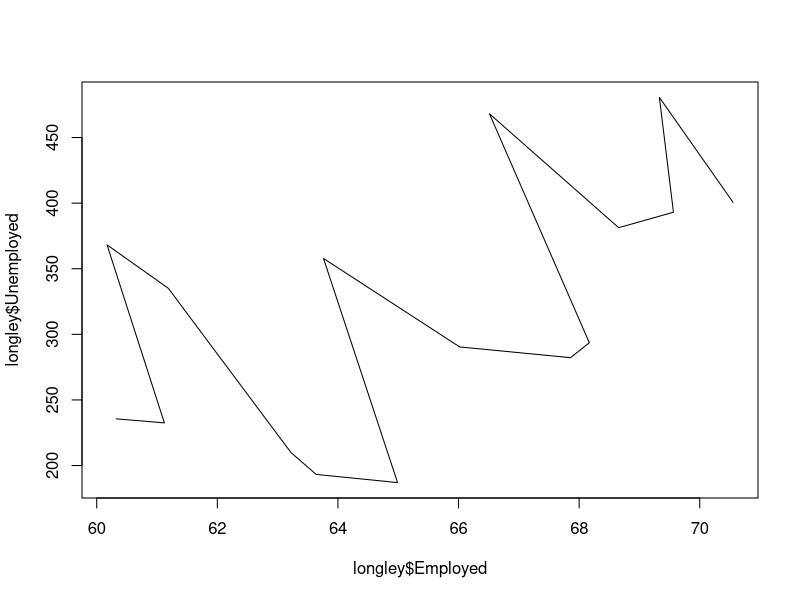
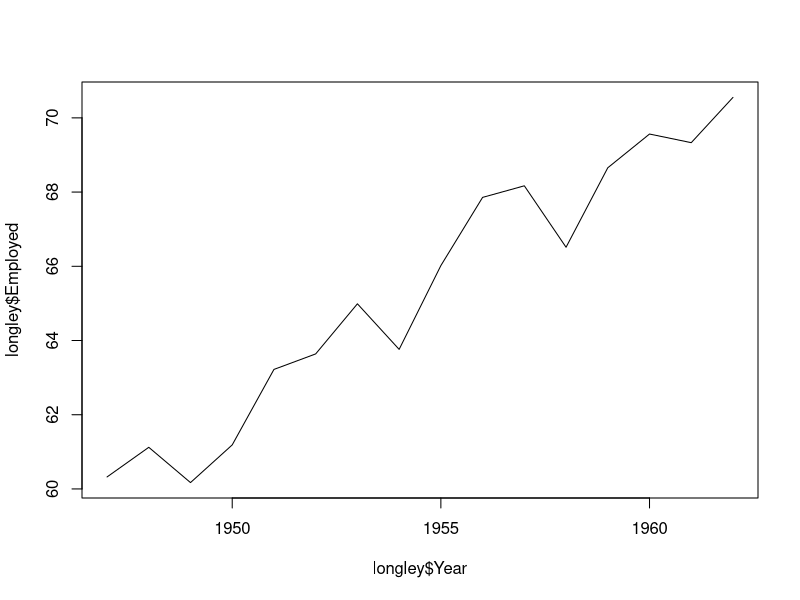
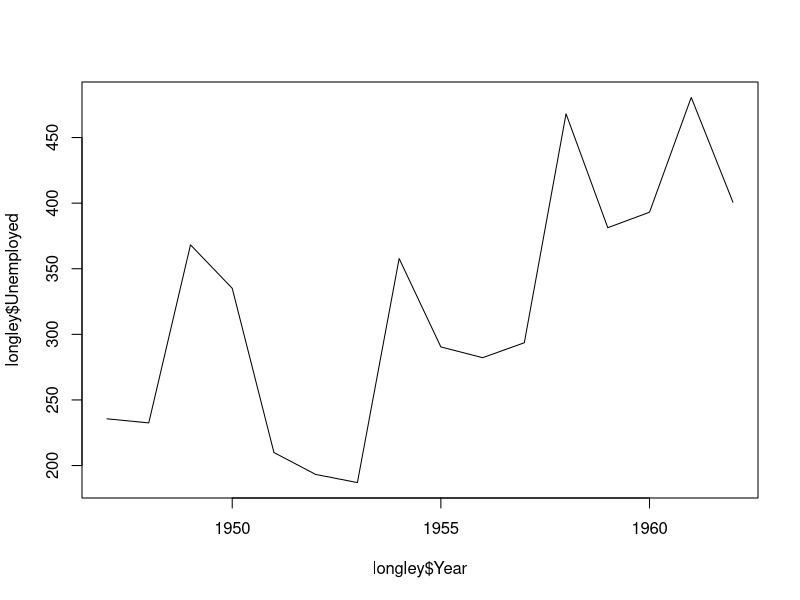
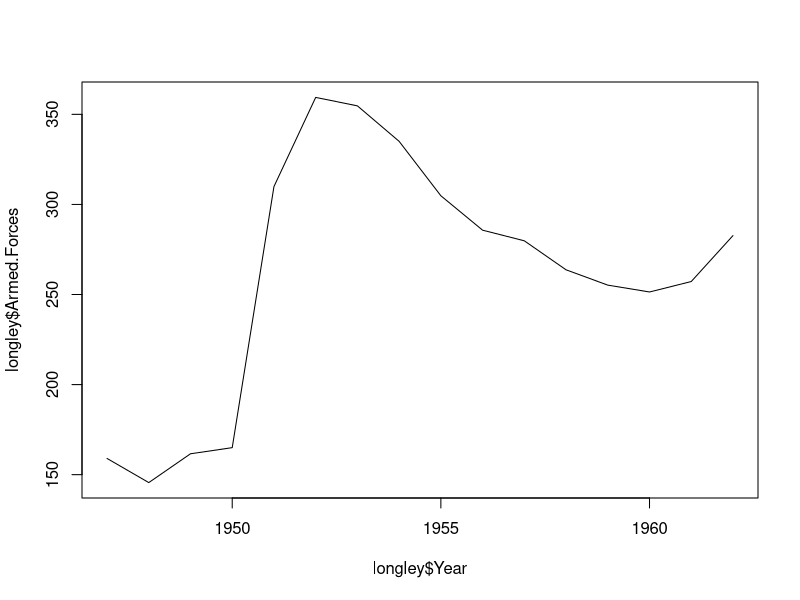
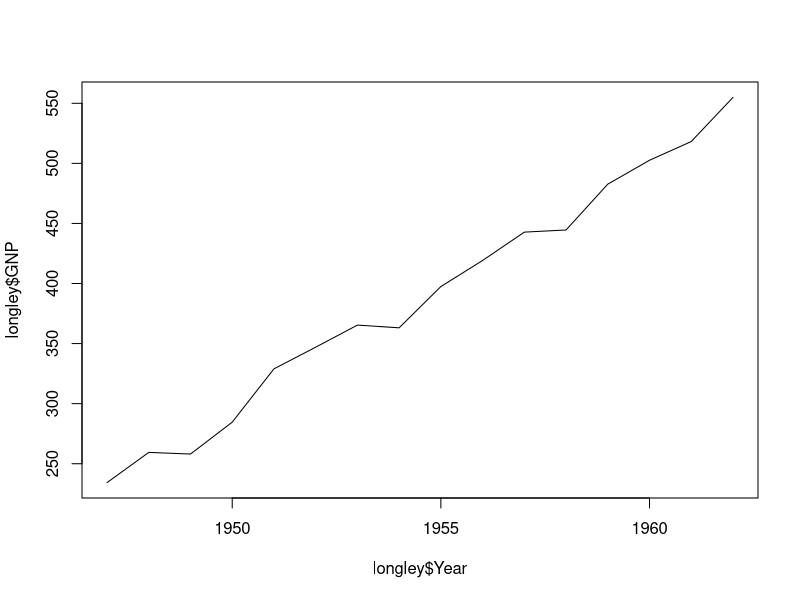
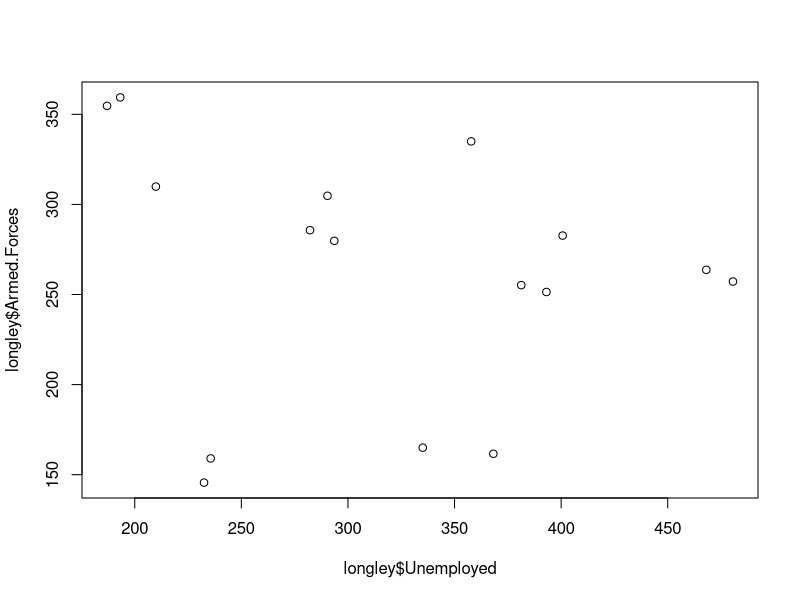
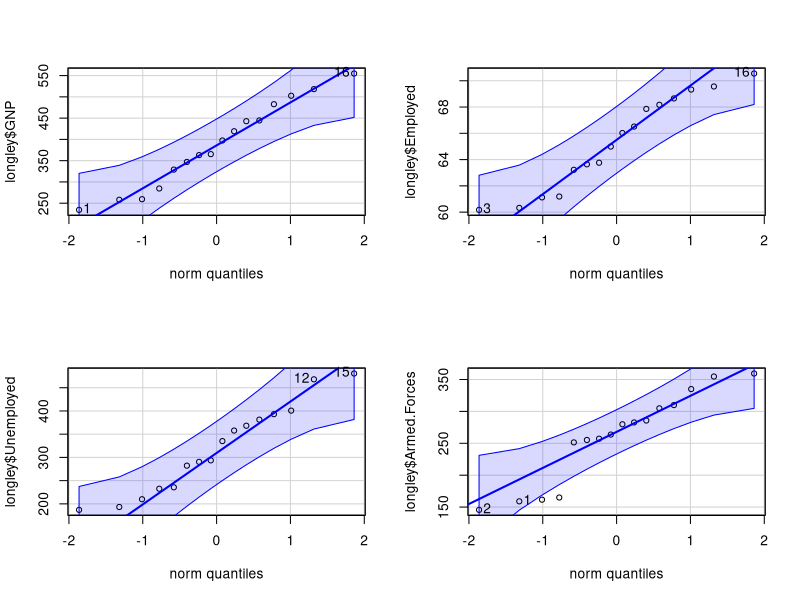
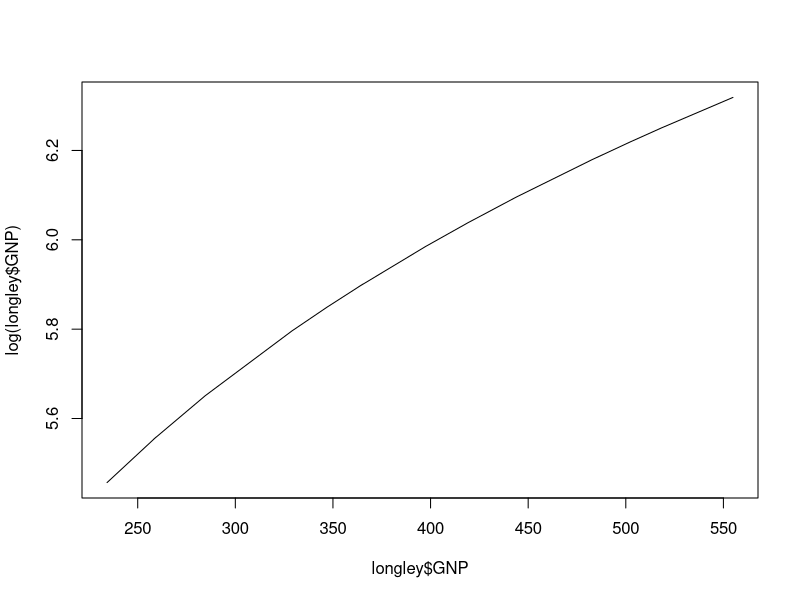

Source code (R) for these figures, in order:
paste0('Количество переменных = ', length(longley))
paste0('Объем выборки = ', nrow(longley))
summary(longley)
cor(longley)

plot(longley$Employed, longley$Unemployed, type='l')
plot(longley$Year, longley$Employed, type='l')
plot(longley$Year, longley$Unemployed, type='l')
plot(longley$Year, longley$Armed.Forces, type='l')
plot(longley$Year, longley$GNP, type='l')
plot(longley$Unemployed, longley$Armed.Forces)


library(car)
par(mfrow=c(2, 2))
qqPlot(longley$GNP)
qqPlot(longley$Employed)
qqPlot(longley$Unemployed)
qqPlot(longley$Armed.Forces)

shapiro.test(longley$GNP)
shapiro.test(longley$Employed)
shapiro.test(longley$Unemployed)
shapiro.test(longley$Armed.Forces)


par(mfrow=c(1, 1))
cor(longley$GNP, log(longley$GNP),method="spearman")
plot(longley$GNP, log(longley$GNP), type='l')



df <- read.csv("Izrael2.csv", sep=",", header=T,
               fileEncoding="UTF-8")


df <- df[, -c(1:3)]; df <- t(df)
colnames(df) <- df[1, ]; df <- df[-1, -c(23:27)]
df[df == '..'] <- NA; df <- as.data.frame(df)
df <- data.frame(lapply(df, as.numeric)); rownames(df) <- 1989:2017


library(car)
scatterplotMatrix(df[, c(1:2)], spread=FALSE, lty.smooth=2,
                  main="Матрица диаграмм рассеяния")

plot(rownames(df), df[, 2], type = 'l', xlab = 'Год', ylab = 'Прирост ВВП (в %)')

plot(df$SP.POP.GROW, df[, 2], xlab = 'Прирост населения', ylab = 'Прирост ВВП')
cor.test(df$SP.POP.GROW, df[, 2])

plot(df$SP.POP.GROW, df$SL.UEM.BASC.ZS, xlab = 'Прирост населения', 
     ylab = 'Безработица среди граждан с базовым образованием')
# cor.test(df$SP.POP.GROW, df$SL.UEM.BASC.ZS)


par(mfrow=c(1, 2))
plot(df$SP.POP.GROW, df$SP.DYN.LE00.IN, xlab = 'Прирост населения', 
     ylab = 'Продолжительность жизни')
cor.test(df$SP.POP.GROW, df$SP.DYN.LE00.IN)

plot(df$SP.POP.GROW, df$SP.DYN.CDRT.IN, xlab = 'Прирост населения', 
     ylab = 'Смертность (на 1000 чел.)')
cor.test(df$SP.POP.GROW, df$SP.DYN.CDRT.IN)


plot(df$SE.TER.CUAT.BA.ZS, df$NE.EXP.GNFS.KD.ZG, xlab = 'Люди с высшим образованием', 
     ylab = 'Экспорт товаров')
# cor.test(df$SE.TER.CUAT.BA.ZS, df$NE.EXP.GNFS.KD.ZG)

plot(df$SE.TER.CUAT.BA.ZS, df$NV.MNF.TECH.ZS.UN, xlab = 'Люди с высшим образованием', 
     ylab = 'Высокотехнологичное производство')
# cor.test(df$SE.TER.CUAT.BA.ZS, df$NV.MNF.TECH.ZS.UN)


par(mfrow=c(1, 1))
plot(df$SE.XPD.TOTL.GD.ZS, df$SE.TER.CUAT.BA.FE.ZS, xlab = 'Расходы на высшее образование', 
     ylab = 'Кумулятивный прирост бакалавров среди женщин (в %)')
# cor.test(df$SE.XPD.TOTL.GD.ZS, df$SE.TER.CUAT.BA.FE.ZS)

plot(df$SE.TER.CUAT.BA.ZS, df$IP.JRN.ARTC.SC, xlab = 'Люди с высшим образованием', 
     ylab = 'Статьи в научных и технических журналах')
# cor.test(df$SE.TER.CUAT.BA.ZS, df$IP.JRN.ARTC.SC)



library(ellipse)
plotcorr(cor(df))

image(1:ncol(cor(df)), 1:nrow(cor(df)), cor(df), col = rainbow(22), axes = F,
      xlab = '', ylab = '')
axis(1, at = 1:ncol(cor(df)), labels=colnames(cor(df)), las = 2)
axis(2, at = 1:nrow(cor(df)), labels=rownames(cor(df)), las = 1)



fit <- lm(SP.DYN.LE00.IN ~ SP.POP.GROW, df)
fit
plot(df$SP.POP.GROW, df$SP.DYN.LE00.IN, xlab="Прирост населения", 
     ylab="Продолжительность жизни", col="blue")
abline(fit, col="red")
scatterplotMatrix(df[, c(12, 13)], spread=FALSE, lty.smooth=2)


plot(df$SP.POP.GROW, predict(fit), xlab="Прирост населения", ylab="Продолжительность жизни")
abline(fit, col = "green")
